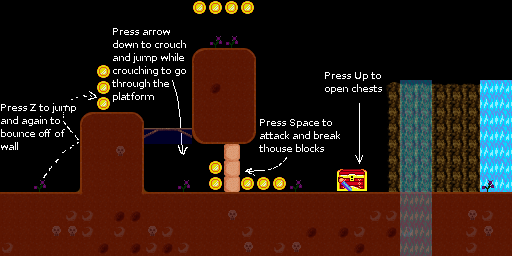

A 2D game scene composited from a Tiled map and its tileset images. What follows is a short description and the map's XML, with each tile layer's data collapsed to a summary:
An orthogonal 32x16 tile map with 16x16 px tiles, 7 tile layers (Walls, Background, Background1, ObjDecoration, ...), 3 tilesets, 1 image layer.

<map version="1.0" orientation="orthogonal" width="32" height="16" tilewidth="16" tileheight="16">
 <tileset firstgid="1" source="tileset.tsx" />
 <tileset firstgid="1025" source="physics.tsx" />
 <tileset firstgid="2049" source="objects.tsx" />
 <imagelayer name="Image Layer 1" width="32" height="16">
  <image source="../sprites/tutorialScreen.png" />
 </imagelayer>
 <layer name="Walls" width="32" height="16">
  <data>[512 cells, 56 non-empty, 6 distinct tile ids]</data>
 </layer>
 <layer name="Background" width="32" height="16">
  <data>[512 cells, 188 non-empty, 17 distinct tile ids]</data>
 </layer>
 <layer name="Background1" width="32" height="16">
  <data>[512 cells, 3 non-empty, 3 distinct tile ids]</data>
 </layer>
 <layer name="ObjDecoration" width="32" height="16">
  <properties>
   <property name="Visible" value="false" />
  </properties>
  <data>[512 cells, 25 non-empty, 7 distinct tile ids]</data>
 </layer>
 <layer name="Objects" width="32" height="16">
  <properties>
   <property name="Visible" value="false" />
  </properties>
  <data>[512 cells, 0 non-empty, 0 distinct tile ids]</data>
 </layer>
 <layer name="Foreground" width="32" height="16" opacity="0.37">
  <properties>
   <property name="alpha" value="127" />
  </properties>
  <data>[512 cells, 22 non-empty, 1 distinct tile ids]</data>
 </layer>
 <layer name="Physic" width="32" height="16" opacity="0.16">
  <data>[512 cells, 175 non-empty, 6 distinct tile ids]</data>
 </layer>
</map>
